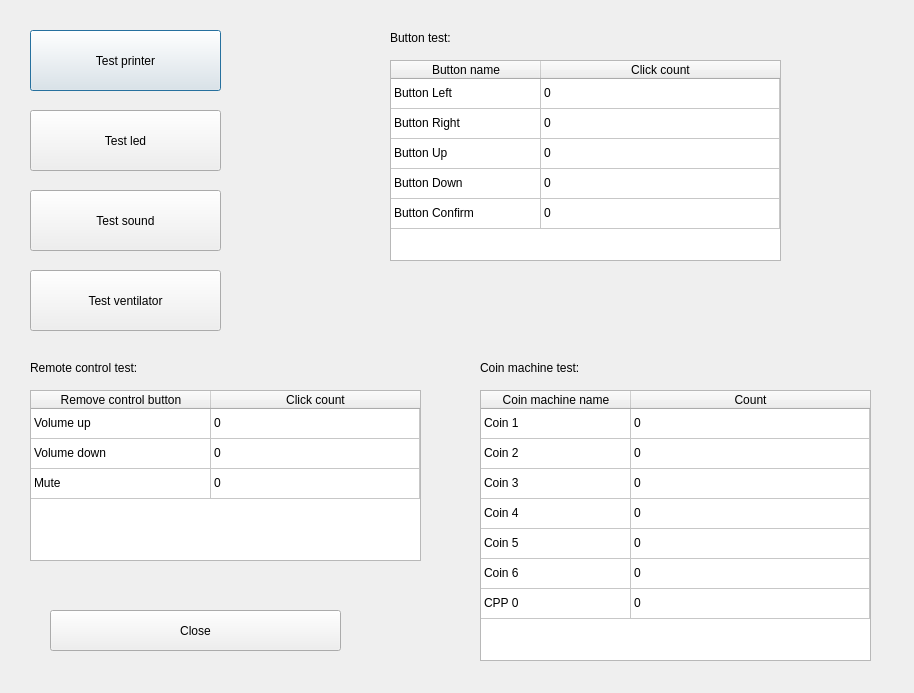
<?xml version="1.0" encoding="UTF-8"?>
<ui version="4.0">
 <class>TestHw</class>
 <widget class="QDialog" name="TestHw">
  <property name="geometry">
   <rect>
    <x>0</x>
    <y>0</y>
    <width>914</width>
    <height>693</height>
   </rect>
  </property>
  <property name="windowTitle">
   <string>Dialog</string>
  </property>
  <widget class="QPushButton" name="testPrinterButton">
   <property name="geometry">
    <rect>
     <x>30</x>
     <y>30</y>
     <width>191</width>
     <height>61</height>
    </rect>
   </property>
   <property name="text">
    <string>Test printer</string>
   </property>
  </widget>
  <widget class="QPushButton" name="testLedButton">
   <property name="geometry">
    <rect>
     <x>30</x>
     <y>110</y>
     <width>191</width>
     <height>61</height>
    </rect>
   </property>
   <property name="text">
    <string>Test led</string>
   </property>
  </widget>
  <widget class="QPushButton" name="testSoundButton">
   <property name="geometry">
    <rect>
     <x>30</x>
     <y>190</y>
     <width>191</width>
     <height>61</height>
    </rect>
   </property>
   <property name="text">
    <string>Test sound</string>
   </property>
  </widget>
  <widget class="QTableWidget" name="coinMachineTableWidget">
   <property name="geometry">
    <rect>
     <x>480</x>
     <y>390</y>
     <width>391</width>
     <height>271</height>
    </rect>
   </property>
   <property name="selectionMode">
    <enum>QAbstractItemView::NoSelection</enum>
   </property>
   <attribute name="horizontalHeaderDefaultSectionSize">
    <number>150</number>
   </attribute>
   <attribute name="horizontalHeaderStretchLastSection">
    <bool>true</bool>
   </attribute>
   <attribute name="verticalHeaderVisible">
    <bool>false</bool>
   </attribute>
   <row>
    <property name="text">
     <string/>
    </property>
   </row>
   <row>
    <property name="text">
     <string>Coin 1</string>
    </property>
   </row>
   <row>
    <property name="text">
     <string>New Row</string>
    </property>
   </row>
   <row>
    <property name="text">
     <string>New Row</string>
    </property>
   </row>
   <row>
    <property name="text">
     <string>New Row</string>
    </property>
   </row>
   <row>
    <property name="text">
     <string>New Row</string>
    </property>
   </row>
   <row>
    <property name="text">
     <string>New Row</string>
    </property>
   </row>
   <column>
    <property name="text">
     <string>Coin machine name</string>
    </property>
   </column>
   <column>
    <property name="text">
     <string>Count</string>
    </property>
   </column>
   <item row="0" column="0">
    <property name="text">
     <string>Coin 1</string>
    </property>
   </item>
   <item row="0" column="1">
    <property name="text">
     <string>0</string>
    </property>
   </item>
   <item row="1" column="0">
    <property name="text">
     <string>Coin 2</string>
    </property>
   </item>
   <item row="1" column="1">
    <property name="text">
     <string>0</string>
    </property>
   </item>
   <item row="2" column="0">
    <property name="text">
     <string>Coin 3</string>
    </property>
   </item>
   <item row="2" column="1">
    <property name="text">
     <string>0</string>
    </property>
   </item>
   <item row="3" column="0">
    <property name="text">
     <string>Coin 4</string>
    </property>
   </item>
   <item row="3" column="1">
    <property name="text">
     <string>0</string>
    </property>
   </item>
   <item row="4" column="0">
    <property name="text">
     <string>Coin 5</string>
    </property>
   </item>
   <item row="4" column="1">
    <property name="text">
     <string>0</string>
    </property>
   </item>
   <item row="5" column="0">
    <property name="text">
     <string>Coin 6</string>
    </property>
   </item>
   <item row="5" column="1">
    <property name="text">
     <string>0</string>
    </property>
   </item>
   <item row="6" column="0">
    <property name="text">
     <string>CPP 0</string>
    </property>
   </item>
   <item row="6" column="1">
    <property name="text">
     <string>0</string>
    </property>
   </item>
  </widget>
  <widget class="QTableWidget" name="buttonTestTableWidget">
   <property name="geometry">
    <rect>
     <x>390</x>
     <y>60</y>
     <width>391</width>
     <height>201</height>
    </rect>
   </property>
   <property name="selectionMode">
    <enum>QAbstractItemView::NoSelection</enum>
   </property>
   <attribute name="horizontalHeaderCascadingSectionResizes">
    <bool>false</bool>
   </attribute>
   <attribute name="horizontalHeaderDefaultSectionSize">
    <number>150</number>
   </attribute>
   <attribute name="horizontalHeaderStretchLastSection">
    <bool>true</bool>
   </attribute>
   <attribute name="verticalHeaderVisible">
    <bool>false</bool>
   </attribute>
   <attribute name="verticalHeaderStretchLastSection">
    <bool>false</bool>
   </attribute>
   <row>
    <property name="text">
     <string/>
    </property>
   </row>
   <row>
    <property name="text">
     <string/>
    </property>
   </row>
   <row>
    <property name="text">
     <string/>
    </property>
   </row>
   <row>
    <property name="text">
     <string/>
    </property>
   </row>
   <row>
    <property name="text">
     <string/>
    </property>
   </row>
   <column>
    <property name="text">
     <string>Button name</string>
    </property>
   </column>
   <column>
    <property name="text">
     <string>Click count</string>
    </property>
   </column>
   <item row="0" column="0">
    <property name="text">
     <string>Button Left</string>
    </property>
   </item>
   <item row="0" column="1">
    <property name="text">
     <string>0</string>
    </property>
   </item>
   <item row="1" column="0">
    <property name="text">
     <string>Button Right</string>
    </property>
   </item>
   <item row="1" column="1">
    <property name="text">
     <string>0</string>
    </property>
   </item>
   <item row="2" column="0">
    <property name="text">
     <string>Button Up</string>
    </property>
   </item>
   <item row="2" column="1">
    <property name="text">
     <string>0</string>
    </property>
   </item>
   <item row="3" column="0">
    <property name="text">
     <string>Button Down</string>
    </property>
   </item>
   <item row="3" column="1">
    <property name="text">
     <string>0</string>
    </property>
   </item>
   <item row="4" column="0">
    <property name="text">
     <string>Button Confirm</string>
    </property>
   </item>
   <item row="4" column="1">
    <property name="text">
     <string>0</string>
    </property>
   </item>
  </widget>
  <widget class="QTableWidget" name="remoteControlerTableWidget">
   <property name="geometry">
    <rect>
     <x>30</x>
     <y>390</y>
     <width>391</width>
     <height>171</height>
    </rect>
   </property>
   <property name="selectionMode">
    <enum>QAbstractItemView::NoSelection</enum>
   </property>
   <attribute name="horizontalHeaderDefaultSectionSize">
    <number>180</number>
   </attribute>
   <attribute name="horizontalHeaderStretchLastSection">
    <bool>true</bool>
   </attribute>
   <attribute name="verticalHeaderVisible">
    <bool>false</bool>
   </attribute>
   <row>
    <property name="text">
     <string>New Row</string>
    </property>
   </row>
   <row>
    <property name="text">
     <string>New Row</string>
    </property>
   </row>
   <row>
    <property name="text">
     <string>New Row</string>
    </property>
   </row>
   <column>
    <property name="text">
     <string>Remove control button</string>
    </property>
   </column>
   <column>
    <property name="text">
     <string>Click count</string>
    </property>
   </column>
   <item row="0" column="0">
    <property name="text">
     <string>Volume up</string>
    </property>
   </item>
   <item row="0" column="1">
    <property name="text">
     <string>0</string>
    </property>
   </item>
   <item row="1" column="0">
    <property name="text">
     <string>Volume down</string>
    </property>
   </item>
   <item row="1" column="1">
    <property name="text">
     <string>0</string>
    </property>
   </item>
   <item row="2" column="0">
    <property name="text">
     <string>Mute</string>
    </property>
   </item>
   <item row="2" column="1">
    <property name="text">
     <string>0</string>
    </property>
   </item>
  </widget>
  <widget class="QLabel" name="label">
   <property name="geometry">
    <rect>
     <x>30</x>
     <y>360</y>
     <width>261</width>
     <height>16</height>
    </rect>
   </property>
   <property name="text">
    <string>Remote control test:</string>
   </property>
  </widget>
  <widget class="QLabel" name="label_2">
   <property name="geometry">
    <rect>
     <x>480</x>
     <y>360</y>
     <width>261</width>
     <height>16</height>
    </rect>
   </property>
   <property name="text">
    <string>Coin machine test:</string>
   </property>
  </widget>
  <widget class="QLabel" name="label_3">
   <property name="geometry">
    <rect>
     <x>390</x>
     <y>30</y>
     <width>171</width>
     <height>16</height>
    </rect>
   </property>
   <property name="text">
    <string>Button test:</string>
   </property>
  </widget>
  <widget class="QPushButton" name="closeButton">
   <property name="geometry">
    <rect>
     <x>50</x>
     <y>610</y>
     <width>291</width>
     <height>41</height>
    </rect>
   </property>
   <property name="text">
    <string>Close</string>
   </property>
  </widget>
  <widget class="QPushButton" name="ventilatorButton">
   <property name="geometry">
    <rect>
     <x>30</x>
     <y>270</y>
     <width>191</width>
     <height>61</height>
    </rect>
   </property>
   <property name="text">
    <string>Test ventilator</string>
   </property>
  </widget>
 </widget>
 <resources/>
 <connections/>
</ui>
